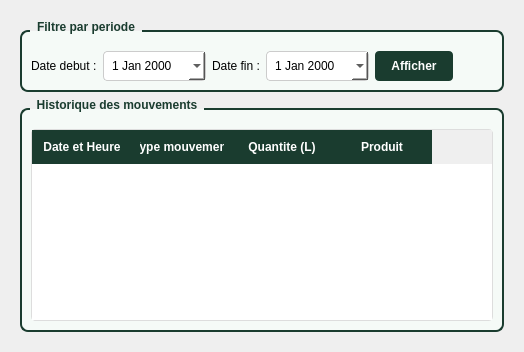
      <widget class="QWidget" name="tabHistorique">
       <attribute name="title">
        <string>Historique</string>
       </attribute>
       <layout class="QVBoxLayout" name="verticalLayout_6">
        <property name="leftMargin">
         <number>20</number>
        </property>
        <property name="topMargin">
         <number>20</number>
        </property>
        <property name="rightMargin">
         <number>20</number>
        </property>
        <property name="bottomMargin">
         <number>20</number>
        </property>
        <item>
         <widget class="QGroupBox" name="groupFiltrePeriode">
          <property name="styleSheet">
           <string notr="true">QGroupBox {
    font-weight: bold;
    border: 2px solid #1A3C2F;
    border-radius: 8px;
    margin-top: 10px;
    padding-top: 10px;
    background-color: #F5FAF7;
}
QGroupBox::title {
    subcontrol-origin: margin;
    left: 10px;
    padding: 0 5px;
    color: #1A3C2F;
}</string>
          </property>
          <property name="title">
           <string>Filtre par periode</string>
          </property>
          <layout class="QHBoxLayout" name="layoutFiltrePeriode">
           <item>
            <widget class="QLabel" name="labelDateDebut">
             <property name="text">
              <string>Date debut :</string>
             </property>
            </widget>
           </item>
           <item>
            <widget class="QDateEdit" name="dateDebut">
             <property name="styleSheet">
              <string notr="true">QDateEdit {
    border: 1px solid #ccc;
    border-radius: 4px;
    padding: 6px;
    background: white;
}</string>
             </property>
             <property name="calendarPopup">
              <bool>true</bool>
             </property>
            </widget>
           </item>
           <item>
            <widget class="QLabel" name="labelDateFin">
             <property name="text">
              <string>Date fin :</string>
             </property>
            </widget>
           </item>
           <item>
            <widget class="QDateEdit" name="dateFin">
             <property name="styleSheet">
              <string notr="true">QDateEdit {
    border: 1px solid #ccc;
    border-radius: 4px;
    padding: 6px;
    background: white;
}</string>
             </property>
             <property name="calendarPopup">
              <bool>true</bool>
             </property>
            </widget>
           </item>
           <item>
            <widget class="QPushButton" name="btnAfficherHistorique">
             <property name="styleSheet">
              <string notr="true">QPushButton {
    background-color: #1A3C2F;
    color: white;
    border: none;
    padding: 8px 16px;
    border-radius: 4px;
    font-weight: bold;
}
QPushButton:hover {
    background-color: #234D3D;
}</string>
             </property>
             <property name="text">
              <string>Afficher</string>
             </property>
            </widget>
           </item>
           <item>
            <spacer name="horizontalSpacer_7">
             <property name="orientation">
              <enum>Qt::Orientation::Horizontal</enum>
             </property>
             <property name="sizeHint" stdset="0">
              <size>
               <width>40</width>
               <height>20</height>
              </size>
             </property>
            </spacer>
           </item>
          </layout>
         </widget>
        </item>
        <item>
         <widget class="QGroupBox" name="groupHistorique">
          <property name="styleSheet">
           <string notr="true">QGroupBox {
    font-weight: bold;
    border: 2px solid #1A3C2F;
    border-radius: 8px;
    margin-top: 10px;
    padding-top: 10px;
    background-color: #F5FAF7;
}
QGroupBox::title {
    subcontrol-origin: margin;
    left: 10px;
    padding: 0 5px;
    color: #1A3C2F;
}</string>
          </property>
          <property name="title">
           <string>Historique des mouvements</string>
          </property>
          <layout class="QVBoxLayout" name="layoutHistorique">
           <item>
            <widget class="QTableWidget" name="tableHistorique">
             <property name="styleSheet">
              <string notr="true">QTableWidget {
    border: 1px solid #ddd;
    border-radius: 4px;
    gridline-color: #e0e0e0;
}
QHeaderView::section {
    background-color: #1A3C2F;
    color: white;
    padding: 8px;
    border: none;
    font-weight: bold;
}</string>
             </property>
             <property name="alternatingRowColors">
              <bool>true</bool>
             </property>
             <property name="selectionBehavior">
              <enum>QAbstractItemView::SelectionBehavior::SelectRows</enum>
             </property>
             <column>
              <property name="text">
               <string>Date et Heure</string>
              </property>
             </column>
             <column>
              <property name="text">
               <string>Type mouvement</string>
              </property>
             </column>
             <column>
              <property name="text">
               <string>Quantite (L)</string>
              </property>
             </column>
             <column>
              <property name="text">
               <string>Produit</string>
              </property>
             </column>
            </widget>
           </item>
          </layout>
         </widget>
        </item>
       </layout>
      </widget>
